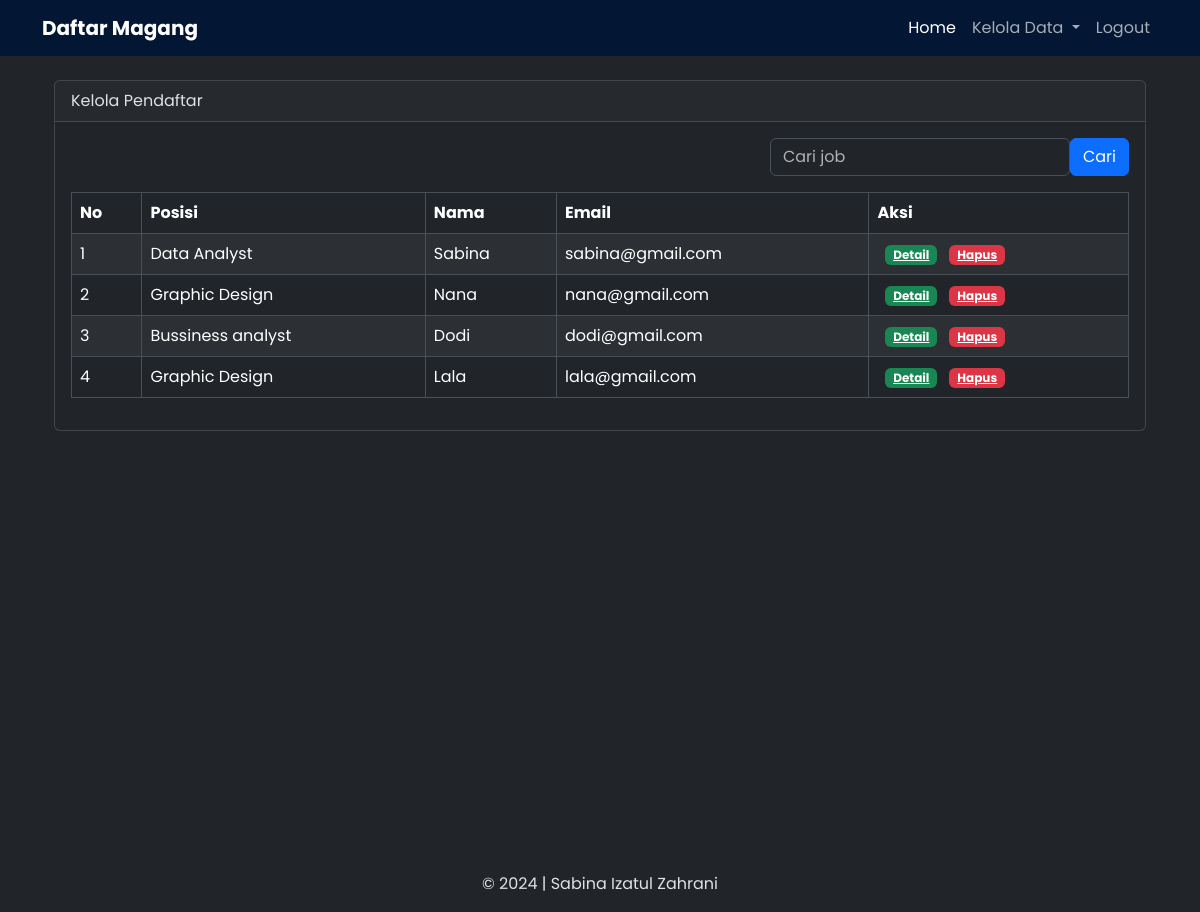
The app's page /public/admin/pendaftar (signed in) with its own data.
### tables this page shows
CREATE TABLE `pendaftar` (
  `idpendaftar` int(11) NOT NULL,
  `idjob` int(11) NOT NULL,
  `namapendaftar` varchar(100) NOT NULL,
  `email` varchar(100) NOT NULL,
  `ttl` date NOT NULL,
  `jenkel` varchar(10) NOT NULL,
  `alamat` text NOT NULL,
  `telp` varchar(15) NOT NULL,
  `linkedin` varchar(50) NOT NULL,
  `portofolio` varchar(50) NOT NULL,
  `tanggal` timestamp NOT NULL DEFAULT current_timestamp()
);

CREATE TABLE `job` (
  `id` int(11) NOT NULL,
  `nama` varchar(100) NOT NULL,
  `jobdesc` text NOT NULL,
  `jobstart` date NOT NULL,
  `jobend` date NOT NULL,
  `registerend` date NOT NULL,
  `jobadded` timestamp NOT NULL DEFAULT current_timestamp(),
  `lokasi` text NOT NULL,
  `workingtype` varchar(3) NOT NULL
);

### app/config/Controller.php (called while the page is built, shortened)
<?php
class Controller
{
    public function view($view, $data = [])
    {
        require_once '../app/views/' . $view . '.php';
    }
    function model($model) {
        return new $model;
    }
}

### app/controllers/Admin.php (called while the page is built, shortened)
<?php
class Admin extends Controller
{
    public function pendaftar()
    {
        $data['title'] = 'Kelola Pendaftar';
        $data['pendaftar'] = $this->model("JobModel")->getAllPendaftar();
        $this->view('pendaftar/index', $data);
    }
}

### app/config/App.php (called while the page is built, shortened)
<?php
class App
{
    protected $method = 'index';
    protected $params = [];
    public function __construct()
    {
        $url = $this->parseURL();
        if (!empty($url[0])) {
            if (file_exists('../app/controllers/' . $url[0] . '.php')) {
                unset($url[0]);
            }
        }
        $this->controller = new $this->controller;
        if (isset($url[1])) {
            if (method_exists($this->controller, $url[1])) {
                $this->method = $url[1];
            }
        }
        call_user_func_array([$this->controller, $this->method], $this->params);
    }
    public function parseURL()
    {
        if (isset($_GET['url'])) {
            $url = rtrim($_GET['url'], '/');
            $url = filter_var($url, FILTER_SANITIZE_URL);
            $url = explode('/', $url);
            return $url;
        }
    }
}

### public/index.php (called while the page is built, shortened)
<?php
$new = new App;

### app/config/Database.php (called while the page is built, shortened)
<?php
class Database
{
    private $host = DB_HOST;
    private $user = DB_USER;
    private $pass = DB_PASS;
    private $db_name = DB_NAME;
    private $dbh;
    private $stmt;
    public function __construct()
    {
        $dsn = 'mysql:host=' . $this->host . ';dbname=' . $this->db_name;
        $option = [
            PDO::ATTR_PERSISTENT => true,
            PDO::ATTR_ERRMODE => PDO::ERRMODE_EXCEPTION
        ];
        try {
            $this->dbh = new PDO($dsn, $this->user, $this->pass, $option);
        } catch (PDOException $e) {
            die($e->getMessage());
        }
    }
    public function query($query)
    {
        $this->stmt = $this->dbh->prepare($query);
    }
    public function execute()
    {
        $this->stmt->execute();
    }
    public function resultAll()
    {
        $this->execute();
        return $this->stmt->fetchAll(PDO::FETCH_ASSOC);
    }
}

### app/models/JobModel.php (called while the page is built, shortened)
<?php
class JobModel
{
    private $db;
    public function __construct()
    {
        $this->db = new Database;
    }
    public function getAllPendaftar()
    {
        $query = "SELECT p.*, j.nama AS nama_job FROM pendaftar p JOIN job j ON p.idjob = j.id";
        $this->db->query($query);
        return $this->db->resultAll();
    }
}

### app/views/pendaftar/index.php (the view, shortened to what this page needs)
<div class="container">
    <div class="row">
        <div class="col-lg-12 mt-2" style="min-height: 480px;">
            <div class="card">
                <div class="card-header">
                    Kelola Pendaftar
                </div>
                <div class="card-body">
                    <div class="row">
                        <div class="col">
                            <form class="form-inline float-end d-flex align-items-center" method="POST" action="<?= BASE_URL; ?>admin/searchpendaftar">
                                <input type="text" class="form-control" style="max-width: 300px;" name="keyword" id="keyword" placeholder="Cari job">
                                <input type="submit" class="btn btn-primary" name="cari" id="tombolCari" value="Cari">
                            </form>
                        </div>
                    </div>
                    <div class="row mt-3">
                        <div class="col">
                            <table class="table table-bordered table-striped">
                                <thead style="background-color: brown;">
                                    <tr>
                                        <th>No</th>
                                        <th>Posisi</th>
                                        <th>Nama</th>
                                        <th>Email</th>
                                        <th>Aksi</th>
                                    </tr>
                                </thead>
                                <tbody>
                                    <?php
                                    $no = 0;
                                    foreach ($data['pendaftar'] as $pendaftar) :
                                        $no++;
                                    ?>
                                        <tr>
                                            <td><?php echo $no; ?></td>
                                            <td><?php echo $pendaftar['nama_job']; ?></td>
                                            <td><?php echo $pendaftar['namapendaftar']; ?></td>
                                            <td><?php echo $pendaftar['email']; ?></td>
                                            <td>
                                                <a href="<?= BASE_URL; ?>admin/detail/<?= $pendaftar['idpendaftar']; ?>" class="badge bg-success ms-2">Detail</a>
                                                <a href="<?= BASE_URL; ?>admin/hapuspendaftar/<?= $pendaftar['idpendaftar']; ?>" class="badge bg-danger ms-2" onclick="return confirm('yakin?');">Hapus</a>
                                            </td>
                                        </tr>
                                    <?php endforeach; ?>
                                </tbody>
                            </table>
                        </div>
                    </div>
                </div>
            </div>
        </div>
    </div>
</div>

### app/views/templates/header.php (style rules this page uses)
* { font-family: 'Poppins', sans-serif; }

### records on screen
pendaftar: idjob.nama "Data Analyst", namapendaftar "Sabina", email "sabina@gmail.com"
pendaftar: idjob.nama "Graphic Design", namapendaftar "Nana", email "nana@gmail.com"
pendaftar: idjob.nama "Bussiness analyst", namapendaftar "Dodi", email "dodi@gmail.com"
pendaftar: idjob.nama "Graphic Design", namapendaftar "Lala", email "lala@gmail.com"
